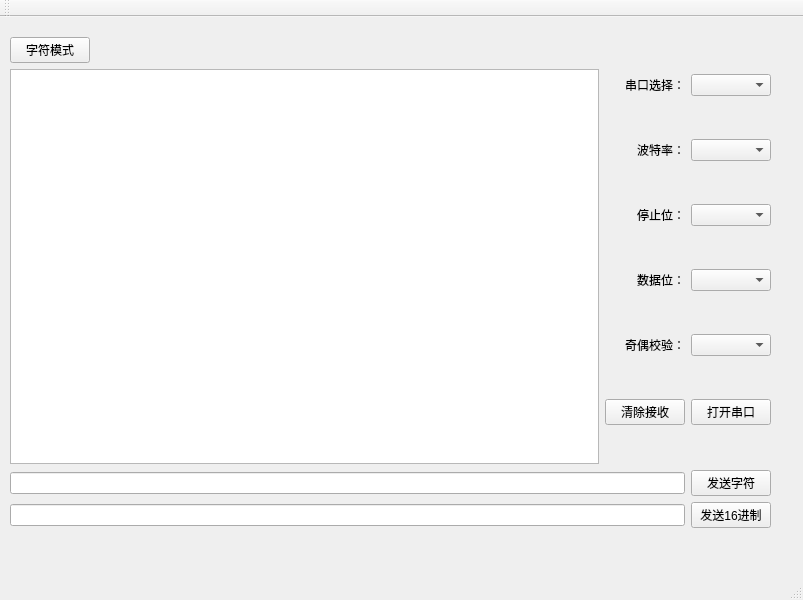
<?xml version="1.0" encoding="UTF-8"?>
<ui version="4.0">
 <class>MainWindow</class>
 <widget class="QMainWindow" name="MainWindow">
  <property name="geometry">
   <rect>
    <x>0</x>
    <y>0</y>
    <width>803</width>
    <height>600</height>
   </rect>
  </property>
  <property name="minimumSize">
   <size>
    <width>800</width>
    <height>600</height>
   </size>
  </property>
  <property name="windowTitle">
   <string>端口读写</string>
  </property>
  <property name="windowIcon">
   <iconset resource="qrc.qrc">
    <normaloff>:/icon64.ico</normaloff>:/icon64.ico</iconset>
  </property>
  <property name="iconSize">
   <size>
    <width>32</width>
    <height>32</height>
   </size>
  </property>
  <widget class="QWidget" name="centralWidget">
   <widget class="QWidget" name="verticalLayoutWidget_2">
    <property name="geometry">
     <rect>
      <x>0</x>
      <y>10</y>
      <width>781</width>
      <height>511</height>
     </rect>
    </property>
    <layout class="QVBoxLayout" name="verticalLayout_2" stretch="0,0">
     <property name="sizeConstraint">
      <enum>QLayout::SetDefaultConstraint</enum>
     </property>
     <property name="leftMargin">
      <number>10</number>
     </property>
     <property name="topMargin">
      <number>10</number>
     </property>
     <property name="rightMargin">
      <number>10</number>
     </property>
     <property name="bottomMargin">
      <number>10</number>
     </property>
     <item>
      <layout class="QHBoxLayout" name="horizontalLayout_2">
       <item>
        <layout class="QVBoxLayout" name="verticalLayout">
         <item>
          <layout class="QHBoxLayout" name="horizontalLayout">
           <item>
            <widget class="QPushButton" name="pushButton_mode">
             <property name="text">
              <string>字符模式</string>
             </property>
            </widget>
           </item>
           <item>
            <spacer name="horizontalSpacer">
             <property name="orientation">
              <enum>Qt::Horizontal</enum>
             </property>
             <property name="sizeHint" stdset="0">
              <size>
               <width>40</width>
               <height>20</height>
              </size>
             </property>
            </spacer>
           </item>
          </layout>
         </item>
         <item>
          <widget class="QPlainTextEdit" name="plainTextEdit_recv">
           <property name="readOnly">
            <bool>true</bool>
           </property>
          </widget>
         </item>
        </layout>
       </item>
       <item>
        <layout class="QGridLayout" name="gridLayout">
         <item row="1" column="0">
          <widget class="QLabel" name="label_2">
           <property name="text">
            <string>波特率：</string>
           </property>
           <property name="alignment">
            <set>Qt::AlignRight|Qt::AlignTrailing|Qt::AlignVCenter</set>
           </property>
          </widget>
         </item>
         <item row="3" column="0">
          <widget class="QLabel" name="label_4">
           <property name="text">
            <string>数据位：</string>
           </property>
           <property name="alignment">
            <set>Qt::AlignRight|Qt::AlignTrailing|Qt::AlignVCenter</set>
           </property>
          </widget>
         </item>
         <item row="0" column="1">
          <widget class="QComboBox" name="comboBox_COMx"/>
         </item>
         <item row="3" column="1">
          <widget class="QComboBox" name="comboBox_DataBits"/>
         </item>
         <item row="2" column="1">
          <widget class="QComboBox" name="comboBox_StopBits"/>
         </item>
         <item row="4" column="0">
          <widget class="QLabel" name="label_5">
           <property name="text">
            <string>奇偶校验：</string>
           </property>
           <property name="alignment">
            <set>Qt::AlignRight|Qt::AlignTrailing|Qt::AlignVCenter</set>
           </property>
          </widget>
         </item>
         <item row="2" column="0">
          <widget class="QLabel" name="label_3">
           <property name="text">
            <string>停止位：</string>
           </property>
           <property name="alignment">
            <set>Qt::AlignRight|Qt::AlignTrailing|Qt::AlignVCenter</set>
           </property>
          </widget>
         </item>
         <item row="0" column="0">
          <widget class="QLabel" name="label">
           <property name="layoutDirection">
            <enum>Qt::LeftToRight</enum>
           </property>
           <property name="text">
            <string>串口选择：</string>
           </property>
           <property name="alignment">
            <set>Qt::AlignRight|Qt::AlignTrailing|Qt::AlignVCenter</set>
           </property>
          </widget>
         </item>
         <item row="1" column="1">
          <widget class="QComboBox" name="comboBox_Baud"/>
         </item>
         <item row="5" column="1">
          <widget class="QPushButton" name="pushButton_open">
           <property name="text">
            <string>打开串口</string>
           </property>
          </widget>
         </item>
         <item row="5" column="0">
          <widget class="QPushButton" name="pushButton_clear">
           <property name="text">
            <string>清除接收</string>
           </property>
          </widget>
         </item>
         <item row="4" column="1">
          <widget class="QComboBox" name="comboBox_Parity"/>
         </item>
        </layout>
       </item>
      </layout>
     </item>
     <item>
      <layout class="QGridLayout" name="gridLayout_2">
       <item row="0" column="0">
        <widget class="QLineEdit" name="lineEdit_send">
         <property name="text">
          <string/>
         </property>
        </widget>
       </item>
       <item row="0" column="1">
        <widget class="QPushButton" name="pushButton_send">
         <property name="text">
          <string>发送字符</string>
         </property>
        </widget>
       </item>
       <item row="1" column="0">
        <widget class="QLineEdit" name="lineEdit_send_16">
         <property name="inputMethodHints">
          <set>Qt::ImhNone</set>
         </property>
         <property name="text">
          <string/>
         </property>
        </widget>
       </item>
       <item row="1" column="1">
        <widget class="QPushButton" name="pushButton_send_16">
         <property name="text">
          <string>发送16进制</string>
         </property>
        </widget>
       </item>
      </layout>
     </item>
    </layout>
   </widget>
  </widget>
  <widget class="QMenuBar" name="menuBar">
   <property name="geometry">
    <rect>
     <x>0</x>
     <y>0</y>
     <width>803</width>
     <height>26</height>
    </rect>
   </property>
  </widget>
  <widget class="QToolBar" name="mainToolBar">
   <attribute name="toolBarArea">
    <enum>TopToolBarArea</enum>
   </attribute>
   <attribute name="toolBarBreak">
    <bool>false</bool>
   </attribute>
  </widget>
  <widget class="QStatusBar" name="statusBar"/>
 </widget>
 <layoutdefault spacing="6" margin="11"/>
 <resources>
  <include location="qrc.qrc"/>
 </resources>
 <connections/>
</ui>
